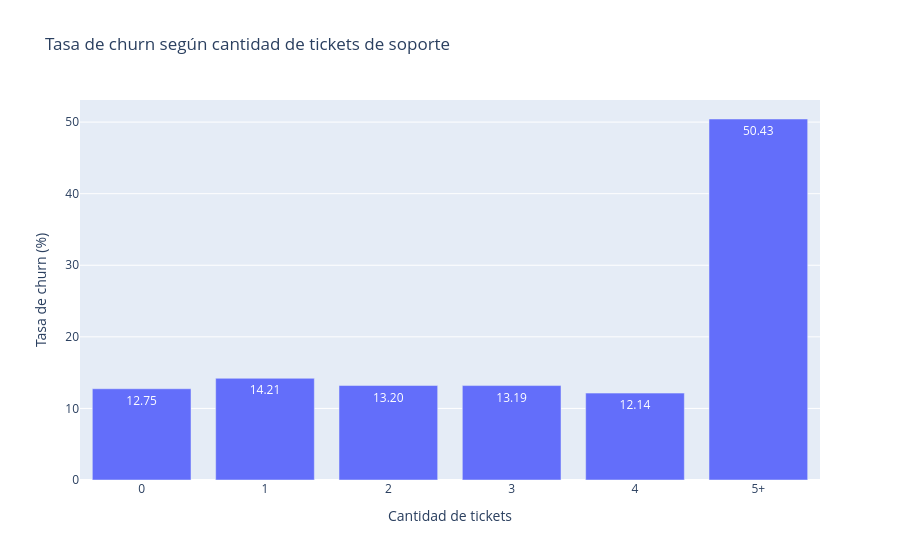

The cell this chart's notebook holds for it:
### Markdown cell above
### 20.6 ¿Cómo cambia la tasa de churn según las interacciones de soporte?

Las categorías con cinco o más tickets contienen pocos registros por valor individual. Para evitar tasas inestables se agrupan exclusivamente para esta visualización bajo la etiqueta `5+`, sin modificar la variable original.

### Code cell
soporte_eda = (
    df_eda[
        [
            "support_tickets",
            "churn"
        ]
    ]
    .copy()
)

soporte_eda["support_ticket_group"] = np.where(
    soporte_eda["support_tickets"] >= 5,
    "5+",
    soporte_eda["support_tickets"].astype(str)
)

orden_soporte = [
    "0",
    "1",
    "2",
    "3",
    "4",
    "5+"
]

soporte_eda["support_ticket_group"] = pd.Categorical(
    soporte_eda["support_ticket_group"],
    categories=orden_soporte,
    ordered=True
)

tabla_soporte = (
    soporte_eda
    .groupby(
        "support_ticket_group",
        observed=False
    )["churn"]
    .agg(
        total_customers="size",
        churn_customers="sum",
        churn_rate="mean"
    )
    .reset_index()
)

tabla_soporte["churn_rate_pct"] = (
    tabla_soporte["churn_rate"] * 100
)

display(
    tabla_soporte[
        [
            "support_ticket_group",
            "total_customers",
            "churn_customers",
            "churn_rate_pct"
        ]
    ]
)

fig_soporte = px.bar(
    tabla_soporte,
    x="support_ticket_group",
    y="churn_rate_pct",
    text_auto=".2f",
    custom_data=[
        "total_customers",
        "churn_customers"
    ],
    labels={
        "support_ticket_group": (
            "Cantidad de tickets"
        ),
        "churn_rate_pct": "Tasa de churn (%)"
    },
    title=(
        "Tasa de churn según cantidad "
        "de tickets de soporte"
    )
)

fig_soporte.update_traces(
    hovertemplate=(
        "<b>Tickets: %{x}</b><br>"
        "Tasa de churn: %{y:.2f}%<br>"
        "Clientes: %{customdata[0]}<br>"
        "Clientes churn: %{customdata[1]}"
        "<extra></extra>"
    )
)

fig_soporte.show()

### Figure 1 — Plotly figure (JSON) as saved in the notebook; plotly's stock layout.template omitted (floating-point values rounded to 4 significant figures)
{"data": [{"customdata": [[2071, 264], [4047, 575], [4069, 537], [2653, 350], [1351, 164], [809, 408]], "hovertemplate": "<b>Tickets: %{x}</b><br>Tasa de churn: %{y:.2f}%<br>Clientes: %{customdata[0]}<br>Clientes churn: %{customdata[1]}<extra></extra>", "legendgroup": "", "marker": {"color": "#636efa", "pattern": {"shape": ""}}, "name": "", "orientation": "v", "showlegend": false, "textposition": "auto", "texttemplate": "%{y:.2f}", "type": "bar", "x": ["0", "1", "2", "3", "4", "5+"], "xaxis": "x", "y": [12.75, 14.21, 13.2, 13.19, 12.14, 50.43], "yaxis": "y"}], "layout": {"barmode": "relative", "legend": {"tracegroupgap": 0}, "title": {"text": "Tasa de churn según cantidad de tickets de soporte"}, "xaxis": {"anchor": "y", "domain": [0.0, 1.0], "title": {"text": "Cantidad de tickets"}}, "yaxis": {"anchor": "x", "domain": [0.0, 1.0], "title": {"text": "Tasa de churn (%)"}}}}
